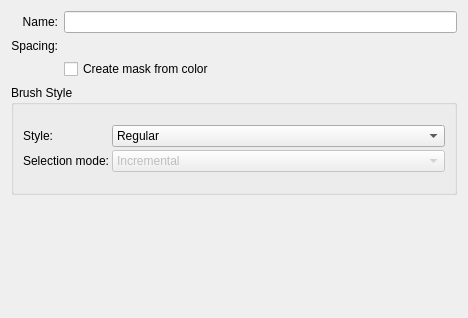
<?xml version="1.0" encoding="UTF-8"?>
<ui version="4.0">
 <class>WdgExportGih</class>
 <widget class="QWidget" name="WdgExportGih">
  <property name="geometry">
   <rect>
    <x>0</x>
    <y>0</y>
    <width>468</width>
    <height>318</height>
   </rect>
  </property>
  <layout class="QGridLayout" name="gridLayout_3">
   <item row="0" column="0">
    <layout class="QVBoxLayout" name="verticalLayout">
     <item>
      <layout class="QGridLayout" name="gridLayout">
       <item row="0" column="1">
        <widget class="QLineEdit" name="nameLineEdit"/>
       </item>
       <item row="1" column="1">
        <widget class="KisSpacingSelectionWidget" name="spacingWidget" native="true"/>
       </item>
       <item row="1" column="0">
        <widget class="QLabel" name="spacingLbl">
         <property name="text">
          <string>Spacing:</string>
         </property>
         <property name="alignment">
          <set>Qt::AlignRight|Qt::AlignTrailing|Qt::AlignVCenter</set>
         </property>
        </widget>
       </item>
       <item row="0" column="0">
        <widget class="QLabel" name="brushNameLbl">
         <property name="text">
          <string>Name:</string>
         </property>
         <property name="alignment">
          <set>Qt::AlignRight|Qt::AlignTrailing|Qt::AlignVCenter</set>
         </property>
        </widget>
       </item>
       <item row="2" column="1">
        <widget class="QCheckBox" name="colorAsMask">
         <property name="text">
          <string>Create mask from color</string>
         </property>
        </widget>
       </item>
      </layout>
     </item>
     <item>
      <widget class="QGroupBox" name="groupBox">
       <property name="minimumSize">
        <size>
         <width>0</width>
         <height>110</height>
        </size>
       </property>
       <property name="title">
        <string>Brush Style</string>
       </property>
       <property name="checkable">
        <bool>false</bool>
       </property>
       <layout class="QGridLayout" name="gridLayout_4">
        <item row="0" column="0">
         <layout class="QGridLayout" name="gridLayout_2">
          <property name="spacing">
           <number>3</number>
          </property>
          <item row="0" column="0">
           <widget class="QLabel" name="textLabel2">
            <property name="sizePolicy">
             <sizepolicy hsizetype="Fixed" vsizetype="Preferred">
              <horstretch>0</horstretch>
              <verstretch>0</verstretch>
             </sizepolicy>
            </property>
            <property name="text">
             <string>Style:</string>
            </property>
            <property name="alignment">
             <set>Qt::AlignRight|Qt::AlignTrailing|Qt::AlignVCenter</set>
            </property>
           </widget>
          </item>
          <item row="0" column="1">
           <widget class="QComboBox" name="brushStyle">
            <property name="sizePolicy">
             <sizepolicy hsizetype="MinimumExpanding" vsizetype="Fixed">
              <horstretch>0</horstretch>
              <verstretch>0</verstretch>
             </sizepolicy>
            </property>
            <item>
             <property name="text">
              <string>Regular</string>
             </property>
            </item>
            <item>
             <property name="text">
              <string>Animated</string>
             </property>
            </item>
           </widget>
          </item>
          <item row="1" column="0">
           <widget class="QLabel" name="textLabel3">
            <property name="sizePolicy">
             <sizepolicy hsizetype="Fixed" vsizetype="Preferred">
              <horstretch>0</horstretch>
              <verstretch>0</verstretch>
             </sizepolicy>
            </property>
            <property name="text">
             <string>Selection mode:</string>
            </property>
            <property name="alignment">
             <set>Qt::AlignRight|Qt::AlignTrailing|Qt::AlignVCenter</set>
            </property>
           </widget>
          </item>
          <item row="1" column="1">
           <widget class="QComboBox" name="cmbSelectionMode">
            <property name="enabled">
             <bool>false</bool>
            </property>
            <property name="sizePolicy">
             <sizepolicy hsizetype="MinimumExpanding" vsizetype="Fixed">
              <horstretch>0</horstretch>
              <verstretch>0</verstretch>
             </sizepolicy>
            </property>
            <property name="currentIndex">
             <number>2</number>
            </property>
            <item>
             <property name="text">
              <string>Constant</string>
             </property>
            </item>
            <item>
             <property name="text">
              <string>Random</string>
             </property>
            </item>
            <item>
             <property name="text">
              <string>Incremental</string>
             </property>
            </item>
            <item>
             <property name="text">
              <string>Pressure</string>
             </property>
            </item>
            <item>
             <property name="text">
              <string>Angular</string>
             </property>
            </item>
           </widget>
          </item>
         </layout>
        </item>
       </layout>
      </widget>
     </item>
     <item>
      <layout class="QHBoxLayout" name="horizontalLayout">
       <item>
        <spacer name="verticalSpacer">
         <property name="orientation">
          <enum>Qt::Vertical</enum>
         </property>
         <property name="sizeHint" stdset="0">
          <size>
           <width>20</width>
           <height>40</height>
          </size>
         </property>
        </spacer>
       </item>
      </layout>
     </item>
    </layout>
   </item>
  </layout>
 </widget>
 <customwidgets>
  <customwidget>
   <class>KisSpacingSelectionWidget</class>
   <extends>QWidget</extends>
   <header>kis_spacing_selection_widget.h</header>
   <container>1</container>
  </customwidget>
 </customwidgets>
 <resources/>
 <connections/>
</ui>
